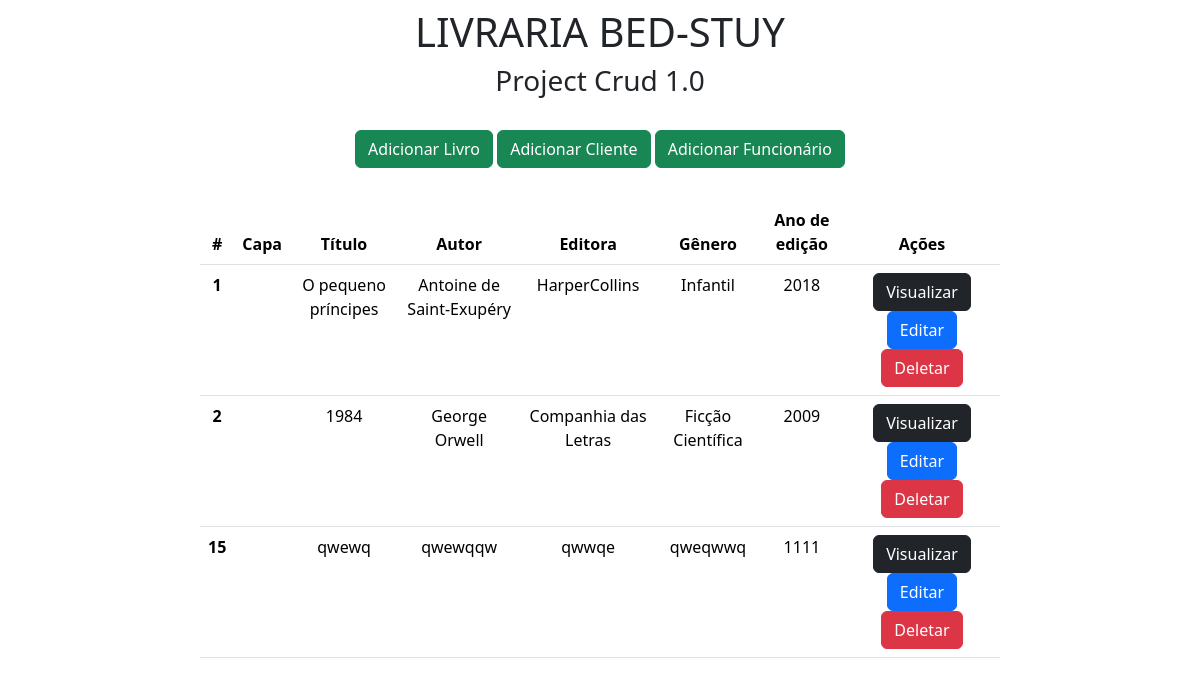
Before: / with the older database file.
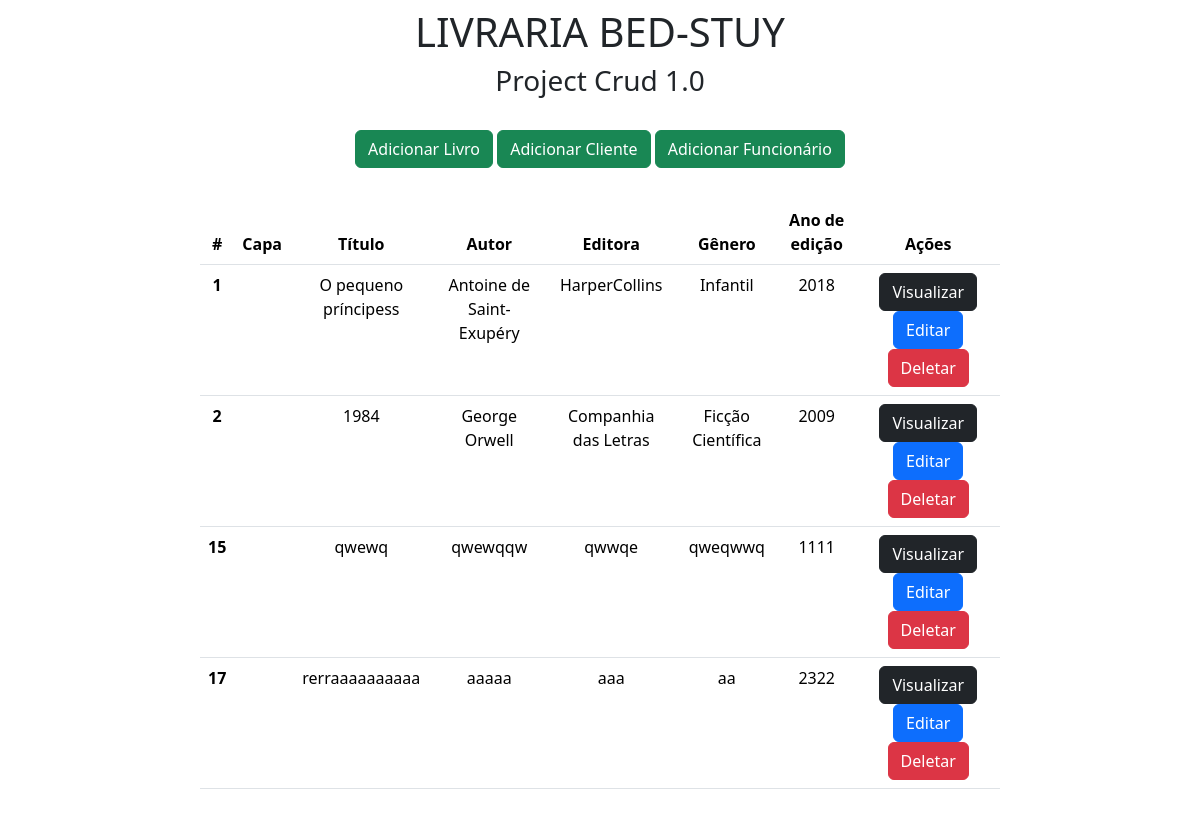
After: the same page with the newer database file.
### appcrud/models.py (models this page shows)
class Livros(models.Model):
    capa = models.ImageField()
    titulo = models.CharField(max_length=70)
    autor = models.CharField(max_length=70)
    editora = models.CharField(max_length=30)
    genero = models.CharField(max_length=30)
    ano_ed = models.IntegerField()

### appcrud/views.py (the view)
# urls.py: 2. Add a URL to urlpatterns:  path('', views.home, name='home')
def home(request):
    data = {} #cria dicionário para armazenar os dados a serem passados para o template
    data['db'] = Livros.objects.all() #capta todos os dados da tabela 'Livros'
    return render(request,'index.html', data) #Redireciona pra index

### appcrud/templates/index.html (shortened to what this page needs)
<!doctype html>
<html lang="pt-br">
<head>
  <link rel="stylesheet" href="https://cdn.jsdelivr.net/npm/bootstrap@5.3.3/dist/css/bootstrap.min.css" rel="stylesheet"
>
</head>
<body>
  <div class="col-8 m-auto pt-2 pb-2 text-center">
    <h1>LIVRARIA BED-STUY</h1>
    <h3>Project Crud 1.0</h3>
  </div>
  <div class="col-8 m-auto pt-3 pb-2 text-center">
    <a href="/form" class="btn btn-success">Adicionar Livro</a>
    <a href="/formCliente" class="btn btn-success">Adicionar Cliente</a>
    <a href="/formFuncionario" class="btn btn-success">Adicionar Funcionário</a>
  </div>
  <div class="col-8 m-auto pt-4 pb-2 text-center">
    <table class="table">
      <thead class="thead-dark">
        <tr>
          <th scope="col">#</th>
          <th scope="col">Capa</th>
          <th scope="col">Título</th>
          <th scope="col">Autor</th>
          <th scope="col">Editora</th>
          <th scope="col">Gênero</th>
          <th scope="col">Ano de edição</th>
          <th scope="col">Ações</th>
        </tr>
      </thead>
      <tbody>
        {% for dbs in db %}
        <tr>
          <th>{{dbs.id}}</th>
          <td>{{dbs.capa}}</td>
          <td>{{dbs.titulo}}</td>
          <td>{{dbs.autor}}</td>
          <td>{{dbs.editora}}</td>
          <td>{{dbs.genero}}</td>
          <td>{{dbs.ano_ed}}</td>
          <td>
            <a href="/view/{{dbs.id}}/" class="btn btn-dark">Visualizar</a>
            <a href="/edit/{{dbs.id}}/" class="btn btn-primary">Editar</a>
            <a href="/delete/{{dbs.id}}/" class="btn btn-danger btnDel">Deletar</a>
          </td>
        </tr>
        {% endfor %}
      </tbody>
    </table>
  </div>
  {% load static %}
</body>
</html>

Changed rows visible on the page:
changed Livros "Antoine de Saint-Exupéry": titulo "O pequeno príncipes" → "O pequeno príncipess"
added Livros: id "17", titulo "rerraaaaaaaaaa", autor "aaaaa", editora "aaa", genero "aa", ano_ed "2322"
